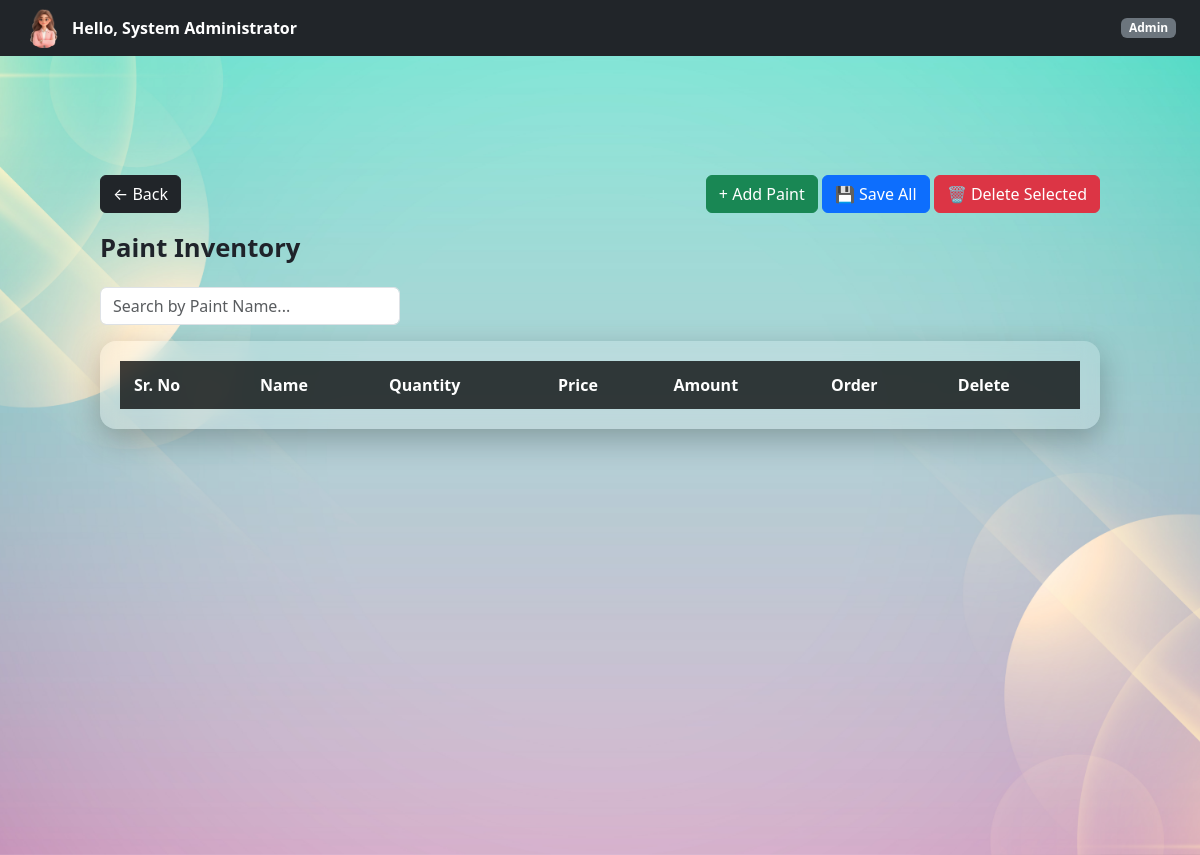
Before: /admin/paints (signed in) with the older database file.
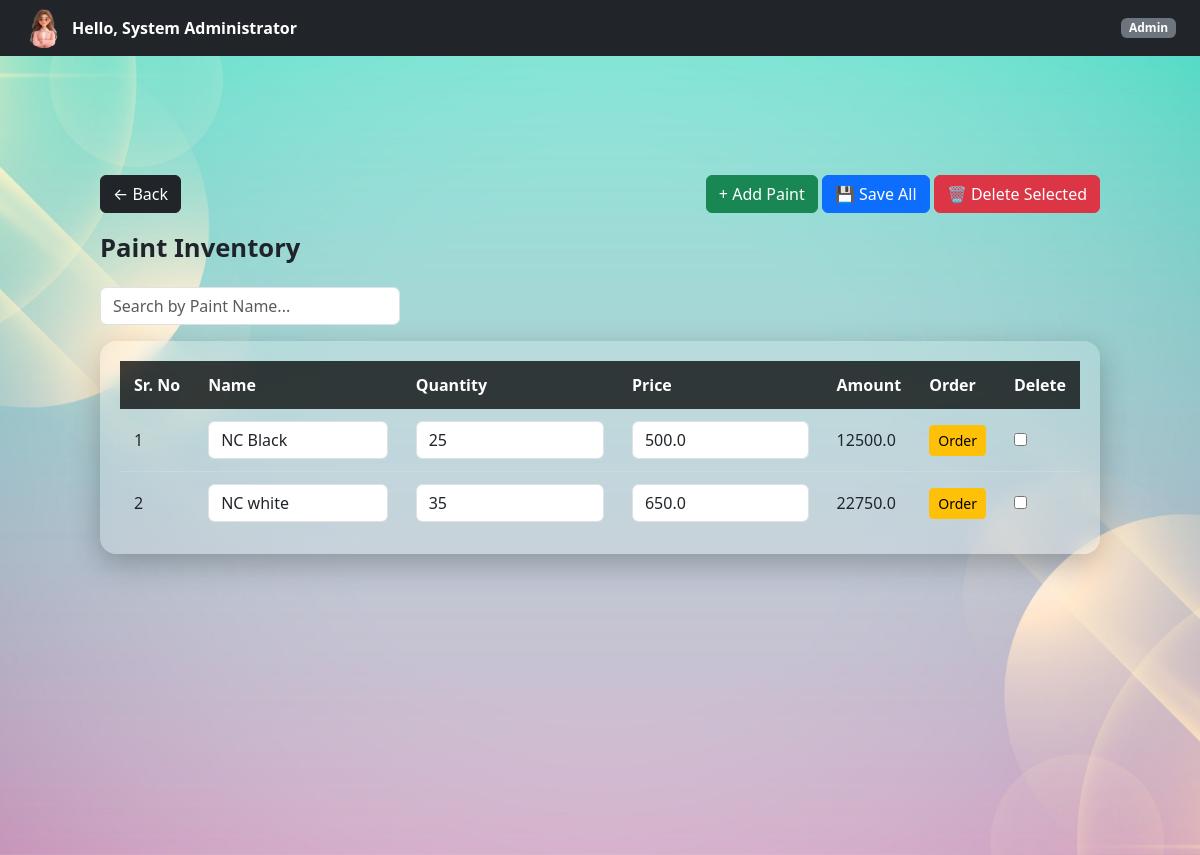
After: the same page with the newer database file.
### controller/models.py (models this page shows)
class Paint(db.Model):
    id = db.Column(db.Integer, primary_key=True)
    name = db.Column(db.String(100))
    quantity = db.Column(db.Integer)
    price = db.Column(db.Float)

### controller/admin.py (the view)
@admin_bp.route("/paints")
@login_required
@role_required("Admin")
def view_paints():
    paints = Paint.query.all()   # if model exists
    return render_template("admin/paint.html", paints=paints)

### templates/admin/paint.html (shortened to what this page needs)
{% extends "base.html" %}
{% block page_class %}company-dashboard-bg{% endblock %}
{% block free_content %}
{% include "partials/navbar.html" %}
<div class="dashboard-container">
    <div class="d-flex justify-content-between align-items-center mb-3">
        <a href="{{ url_for('admin.dashboard') }}" class="btn btn-dark">
            ← Back
        </a>
        <div>
            <button class="btn btn-success"
                onclick="addPaintRow()">
                + Add Paint
            </button>
            <button form="paintForm" class="btn btn-primary">
                💾 Save All
            </button>
            <button type="button" class="btn btn-danger"
                onclick="deleteSelectedPaints()">
                🗑 Delete Selected
            </button>
        </div>
    </div>
    <div class="page-title">Paint Inventory</div>
    <input
        type="text"
        id="searchInput"
        placeholder="Search by Paint Name..."
        class="form-control mb-3"
        style="max-width: 300px;"
    >
    <form id="paintForm" method="POST" action="{{ url_for('admin.bulk_update_paints') }}">
        <div class="glass-table">
            <table>
                <thead>
                    <tr>
                        <th>Sr. No</th>
                        <th>Name</th>
                        <th>Quantity</th>
                        <th>Price</th>
                        <th>Amount</th>
                        <th>Order</th>
                        <th>Delete</th>
                    </tr>
                </thead>
                <tbody id="paintTableBody">
                    {% for paint in paints %}
                    <tr>
                        <td class="sr-no">{{ loop.index }}</td>
                        <td>
                            <input name="name[]" value="{{ paint.name }}" class="form-control">
                        </td>
                        <td>
                            <input name="quantity[]" type="number" value="{{ paint.quantity }}" class="form-control qty">
                        </td>
                        <td>
                            <input name="price[]" type="number" step="0.01" value="{{ paint.price }}" class="form-control price">
                        </td>
                        <td class="amount">
                            {{ paint.quantity * paint.price }}
                        </td>
                        <td>
                            <button
                                type="button"
                                class="btn btn-warning btn-sm"
                                onclick="orderPaint('{{ paint.id }}', '{{ paint.name }}', '{{ paint.price }}')">
                                Order
                            </button>
                        </td>
                        <td>
                            <input type="checkbox" name="selected_ids[]" value="${paint.id}">
                        </td>
                    </tr>
                    {% endfor %}
                </tbody>
            </table>
        </div>
    </form>
</div>
{% endblock %}

### templates/base.html (shortened to what this page needs)
<!DOCTYPE html>
<html lang="en">
<head>
    <link rel="stylesheet" href="{{ url_for('static', filename='styles/bootstrap/css/bootstrap.min.css') }}">
    <link rel="stylesheet" href="{{ url_for('static', filename='styles/main.css') }}">
</head>
<body>
<div class="page-wrapper {% block page_class %}{% endblock %}">
    {% block free_content %}{% endblock %}
</div>
</body>
</html>

### templates/partials/navbar.html (shortened to what this page needs)
<nav class="navbar navbar-dark bg-dark fixed-top px-4 d-flex justify-content-between">
    <a
        class="d-flex align-items-center text-white text-decoration-none"
        data-bs-toggle="offcanvas"
        href="#profileSidebar"
        role="button"
    >
        <img
            src="{{ url_for('static', filename='scripts/images/profile.png') }}"
            width="40"
            height="40"
            class="rounded-circle me-2"
        >
        <strong>Hello, {{ session.get("user_name") }}</strong>
    </a>
    <span class="badge bg-secondary">
        {% if "Admin" in session.get("roles", []) %}
            Admin
        {% else %}
            Employee
        {% endif %}
    </span>
</nav>

### static/styles/main.css (style rules this page uses)
html, body { height: 100%; margin: 0; }
.page-wrapper { min-height: 100vh; width: 100%; display: flex; align-items: flex-start; justify-content: center; }
.company-dashboard-bg { background: url("../scripts/images/company1.jpg") no-repeat center center/cover; }
.dashboard-container { width: 100%; padding: 90px 40px 40px; }
.page-wrapper { padding: 30px 60px; }
.page-title { font-size: 1.6rem; font-weight: 600; color: #1f232a; margin-bottom: 20px; }
.glass-table { background: rgba(255, 255, 255, 0.18); backdrop-filter: blur(10px); -webkit-backdrop-filter: blur(10px); border-radius: 16px; padding: 20px; box-shadow: 0 10px 30px rgba(0, 0, 0, 0.25); width: 100%; overflow-x: auto; }
.glass-table table { width: 100%; border-collapse: collapse; }
.glass-table thead { background: rgba(0, 0, 0, 0.75); color: #ffffff; }
.glass-table th, .glass-table td { padding: 12px 14px; text-align: left; white-space: nowrap; }
.glass-table tbody tr { border-bottom: 1px solid rgba(255, 255, 255, 0.15); }
.glass-table tbody tr:last-child { border-bottom: none; }
body { padding-top: 55px; }

Changed rows visible on the page:
added Paint: name "NC Black", quantity "25", price "500.0", paint.quantity*paint.price "12500.0"
added Paint: name "NC white", quantity "35", price "650.0", paint.quantity*paint.price "22750.0"
